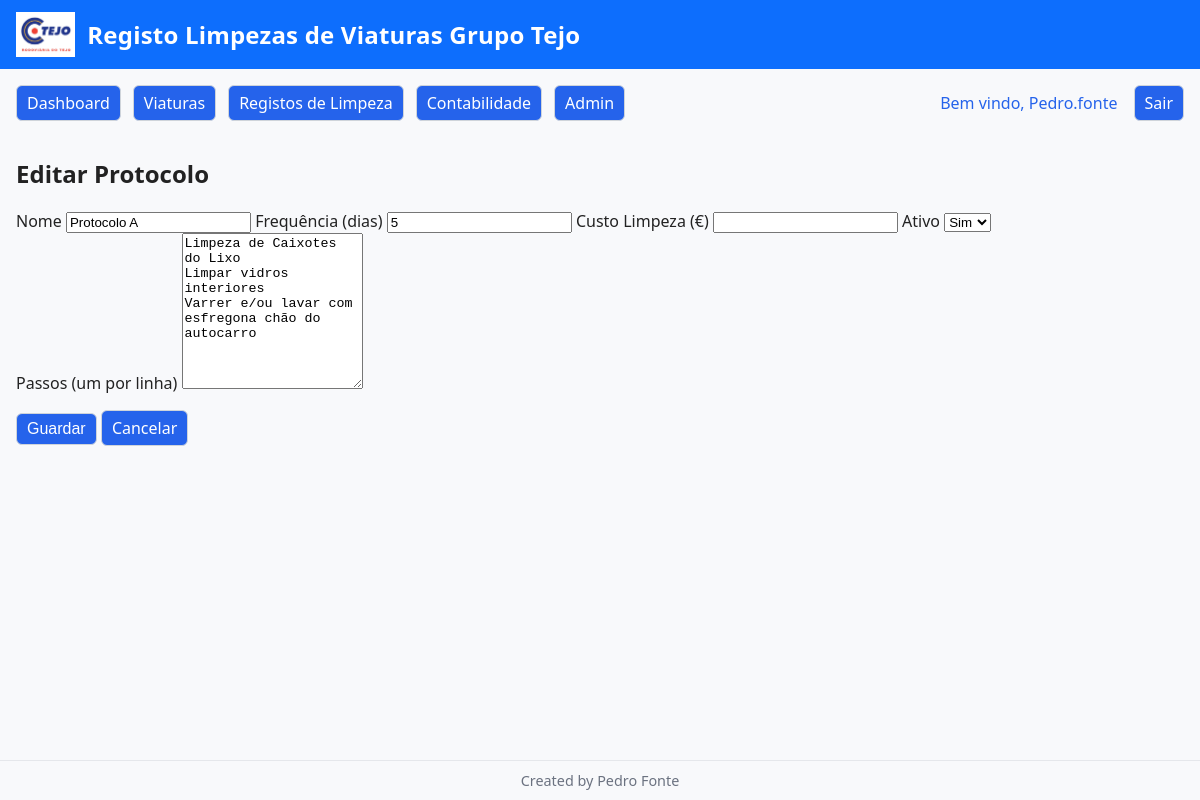
The page /protocolos/2/editar (signed in) on the database its author committed.
### tables this page shows
CREATE TABLE protocolos (
            id INTEGER PRIMARY KEY AUTOINCREMENT,
            nome TEXT NOT NULL UNIQUE,
            passos_json TEXT NOT NULL,
            frequencia_dias INTEGER,
            ativo INTEGER DEFAULT 1,
            criado_em TEXT DEFAULT CURRENT_TIMESTAMP
        , custo_limpeza REAL DEFAULT 25);

### app.py (the view, shortened to what this page needs)
@app.route("/protocolos/<int:pid>/editar", methods=["GET", "POST"])
@login_required
@require_perm("protocolos:edit")
def protocolo_editar(pid: int):
    conn = get_conn()
    cur = conn.cursor()
    cur.execute("SELECT * FROM protocolos WHERE id=?", (pid,))
    p = cur.fetchone()
    conn.close()
    if not p:
        flash("Protocolo não encontrado.", "danger")
        return redirect(url_for("protocolos"))
    form = {
        "nome": p["nome"],
        "frequencia_dias": "" if p["frequencia_dias"] is None else int(p["frequencia_dias"]),
        "passos": _json_to_passos_text(p["passos_json"]),
        "ativo": p["ativo"],
        "custo_limpeza": p["custo_limpeza"] if "custo_limpeza" in p.keys() else ""
    }
    return render_template("protocolos_form.html", modo="editar", pid=pid, form=form, signature=APP_SIGNATURE)

### app.py (called while the page is built)
def get_conn():
    db_url = os.environ.get("DATABASE_URL")
    if db_url and psycopg2:
        conn = psycopg2.connect(db_url, cursor_factory=psycopg2.extras.RealDictCursor)
        return conn
    else:
        conn = sqlite3.connect(DB_PATH)
        conn.row_factory = sqlite3.Row
        return conn

def login_required(fn):
    from functools import wraps
    @wraps(fn)
    def wrapper(*args, **kwargs):
        if not session.get("user_id"):
            return redirect(url_for("login"))
        return fn(*args, **kwargs)
    return wrapper

def normalize_role(role: str) -> str:
    r = (role or "leitura").lower().strip()
    return r if r in PERMISSIONS else "leitura"

def has_perm(role: str, perm: str) -> bool:
    role = normalize_role(role)
    perms = PERMISSIONS.get(role, set())
    if "*" in perms: return True
    if perm in perms: return True
    if ":" in perm and (perm.split(":",1)[0] + ":*") in perms: return True
    return False

def user_can(perm: str) -> bool:
    return has_perm(normalize_role(session.get("role")), perm)

def require_perm(perm: str):
    from functools import wraps
    def deco(fn):
        @wraps(fn)
        def wrapper(*args, **kwargs):
            if not session.get("user_id"):
                return redirect(url_for("login"))
            if not user_can(perm):
                flash("Sem permissões para esta ação.", "danger")
                return redirect(url_for("sem_permissao"))
            return fn(*args, **kwargs)
        return wrapper
    return deco

@app.context_processor
def inject_can():
    return {
        "can": user_can,
        "signature": APP_SIGNATURE,
        "app_title": APP_TITLE,
    }

def _json_to_passos_text(passos_json: str) -> str:
    try:
        data = json.loads(passos_json or "{}")
        return "\n".join(data.get("passos", []))
    except Exception:
        return ""

### templates/protocolos_form.html (shortened to what this page needs)
{% extends "base.html" %}
{% block content %}
  <h2>{% if modo == 'novo' %}Novo Protocolo{% else %}Editar Protocolo{% endif %}</h2>
  <form method="post">
    <div class="row">
      <label>Nome <input type="text" name="nome" value="{{ form.nome }}" required></label>
      <label>Frequência (dias) <input type="number" name="frequencia_dias" min="0" step="1" value="{{ form.frequencia_dias }}"></label>
      <label>Custo Limpeza (€)
        <input type="number" name="custo_limpeza" min="0" step="0.01" value="{{ form.custo_limpeza or '' }}" required>
      </label>
      <label>Ativo
        <select name="ativo">
          <option value="1" {% if form.ativo == 1 %}selected{% endif %}>Sim</option>
        </select>
      </label>
    </div>
    <div class="row" style="grid-template-columns: 1fr;">
      <label>Passos (um por linha)
        <textarea name="passos" rows="10" placeholder="Inspeção interior
Aspirar
Desinfetar superfícies">{{ form.passos }}</textarea>
      </label>
    </div>
    <p>
      <button class="btn btn-primary" type="submit">{% if modo == 'novo' %}Criar{% else %}Guardar{% endif %}</button>
      <a class="btn" href="{{ url_for('protocolos') }}">Cancelar</a>
    </p>
  </form>
{% endblock %}

### templates/base.html (style rules this page uses)
html, body { height: 100%; }
body { min-height: 100vh; display: flex; flex-direction: column; margin: 0; font-family: system-ui, Segoe UI, Roboto, sans-serif; background: #f8f9fb; color: #222; }
a.btn, button.btn { padding: 6px 10px; border: 1px solid #cfd4da; border-radius: 6px; background: #fff; cursor: pointer; }
.btn-primary { background: #0d6efd; color: #fff; border-color: #0d6efd; }
.btn, .btn-primary { color: #fff !important; background: #2563eb !important; border: none; padding: 8px 18px; font-size: 1rem; border-radius: 6px; cursor: pointer; text-decoration: none; display: inline-block; }

### rows shown on the page
protocolos: nome "Protocolo A", frequencia_dias "5", ativo "Sim"

### other values the page prints
{{ app_title or 'registo de Limpezas grupo Tejo' }} "Registo Limpezas de Viaturas Grupo Tejo"
{{ session.get('username') }} "Pedro.fonte"
{{ signature or 'Created by Pedro Fonte' }} "Created by Pedro Fonte"
